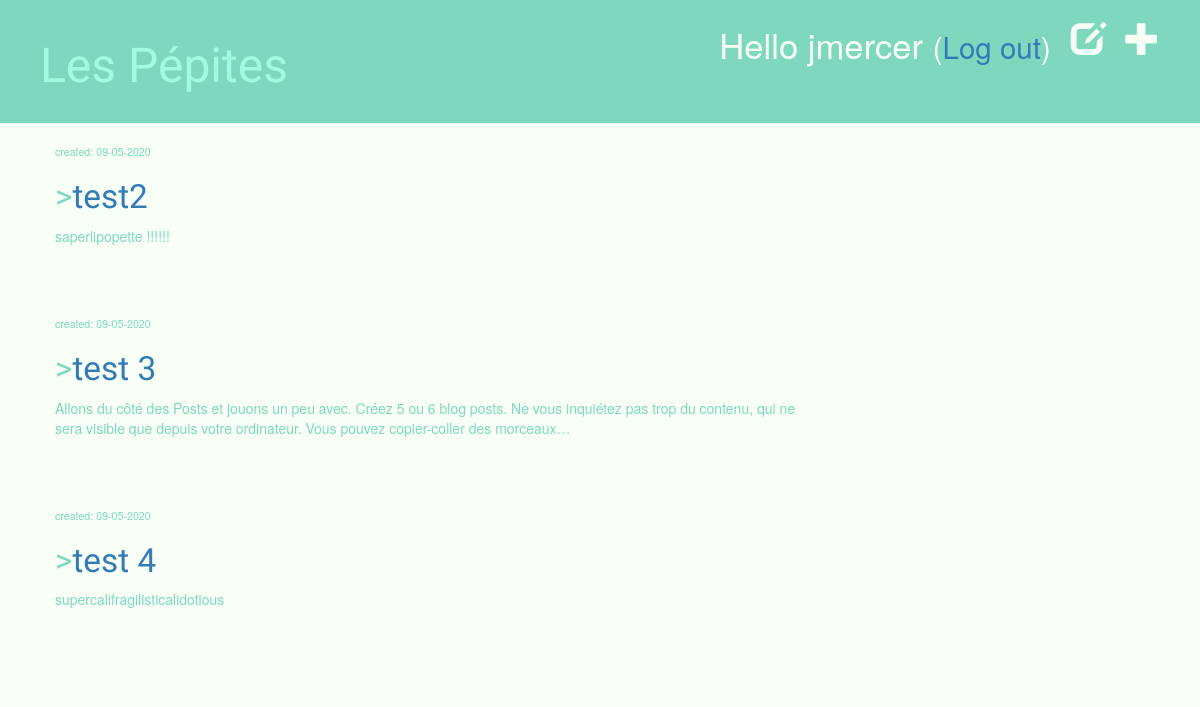
Page /drafts/ (signed in) on the committed database.
### blog/models.py (models this page shows, shortened)
class Post(models.Model):
    author = models.ForeignKey(settings.AUTH_USER_MODEL, on_delete=models.CASCADE)
    title = models.CharField(max_length=200)
    text = models.TextField()
    created_date = models.DateTimeField(default=timezone.now)
    published_date = models.DateTimeField(blank=True, null=True)

### blog/views.py (the view)
# urls.py: path('drafts/', views.post_draft_list, name='post_draft_list'),
@login_required
def post_draft_list(request):
    posts = Post.objects.filter(published_date__isnull=True).order_by("created_date")
    return render(request,"blog/post_draft_list.html" , {"posts": posts})

### blog/templates/blog/post_draft_list.html
{% extends "blog/base.html" %}
{% block content %}
    {% for post in posts %}
        <div class= "post">
                <p class="date">created: {{ post.created_date|date:'d-m-Y' }}</p>
                <h1>><a href= "{% url 'post_detail' pk=post.pk %}">{{ post.title }}</a></h1>
                <p>{{ post.text|truncatechars:200 }}</p>
        </div>
    {% endfor %}
{% endblock %}

### blog/templates/blog/base.html (shortened to what this page needs)
{% load static %}
<html>
  <head>
    <link rel="stylesheet" href="//maxcdn.bootstrapcdn.com/bootstrap/3.2.0/css/bootstrap.min.css">
    <link rel="stylesheet" href="//maxcdn.bootstrapcdn.com/bootstrap/3.2.0/css/bootstrap-theme.min.css">
    <link rel = "stylesheet" href= "{% static 'css/blog.css' %}">
  </head>
  <body>
    <div class="page-header">
      {% if user.is_authenticated %}
        <a href="{% url 'post_new' %}" class="top-menu"><span class="glyphicon glyphicon-plus"></span></a>
        <a href="{% url 'post_draft_list' %}" class="top-menu"><span class="glyphicon glyphicon-edit"></span></a>
        <p class="top-menu">Hello {{ user.username }} <small>(<a href="{% url 'logout' %}">Log out</a>)</small></p>
      {% else %}
        <a href="{% url 'login' %}" class="top-menu"><span class="glyphicon glyphicon-lock"></span></a>
      {% endif %}
      <h1><a href="/">Les Pépites</a></h1>
</div>
<div class="content container">
    <div class="row">
        <div class="col-md-8">
        {% block content %}
        {% endblock %}
            </div>
        </div>
    </div>
</body>
</html>

### blog/static/css/blog.css (style rules this page uses)
.page-header { background-color: #7fd8be; margin-top: 0; padding: 20px 20px 20px 40px; }
.page-header h1, .page-header h1 a, .page-header h1 a:visited, .page-header h1 a:active { color: #a1fcdf; font-size: 36pt; text-decoration: none; }
.content { margin-left: 40px; }
h1, h2, h3, h4 { color: #7fd8be; font-family: 'Lobster', cursive; font-size: 25pt; }
.date { color: #7fd8be; font-size: 8pt; }
.top-menu, .top-menu:hover, .top-menu:visited { color:#f7fff7; float: right; font-size: 26pt; margin-right: 20px; }
.post { margin-bottom: 70px; color: #7fd8be; }
body { background-color: #f7fff7; }

### rows in the picture
Post: created_date "09-05-2020", title "test2", text "saperlipopette !!!!!!"
Post: created_date "09-05-2020", title "test 3", text "Allons du côté des Posts et jouons un peu avec. Créez 5 ou 6 blog posts. Ne vous inquiétez pas trop du contenu, qui ne sera visible que depuis votre ordinateur. Vous pouvez copier-coller des morceaux…"
Post: created_date "09-05-2020", title "test 4", text "supercalifragilisticalidotious"

### other values in the picture
{{ user.username }} "jmercer"
